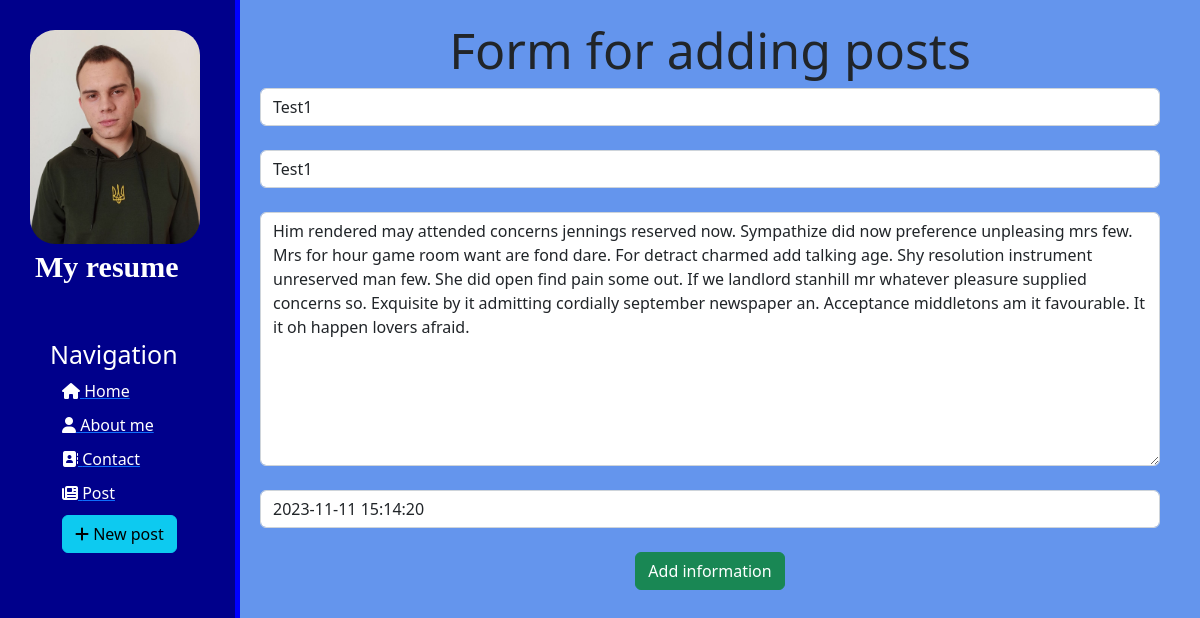
Screenshot of /post/4/update with the database file from the repository.
### post/models.py (models this page shows, shortened)
class Articles(models.Model):
    title = models.CharField('Name', max_length=50)
    anons = models.CharField('Anons', max_length=250)
    full_text = models.TextField('Text')
    date = models.DateTimeField('Date')
    class Meta:
        verbose_name ='Post'
        verbose_name_plural = 'Post'

### post/views.py (the view)
# urls.py: path('<int:pk>/update', views.PostUpdateView.as_view(), name='post-update'),
class PostUpdateView(UpdateView):
    model = Articles
    template_name = 'post/create.html'
    form_class = ArticlesForm

### post/forms.py
class ArticlesForm(ModelForm):
    class Meta:
        model = Articles
        fields = ['title', 'anons', 'full_text', 'date']
        widgets ={
            "title": TextInput(attrs={
            'class': 'form-control',
            'placeholder': 'Name post'
             }),
            "anons": TextInput(attrs={
                'class': 'form-control',
                'placeholder': 'Anons'
            }),
            "full_text": Textarea(attrs={
                'class': 'form-control',
                'placeholder': 'Text'
            }),
            "date": DateTimeInput(attrs={
                'class': 'form-control',
                'placeholder': 'Date'
            })
        }

### post/templates/post/create.html (shortened to what this page needs)
{% extends 'main/layout.html' %}
{% block content %}
    <div class="features">
        <h1>Form for adding posts</h1>
        <form method="post">
            {{ form.title }}<br>
            {{ form.anons }}<br>
            {{ form.full_text }}<br>
            {{ form.date }}<br>
            <button class="btn btn-success" type="submit">Add information</button>
        </form>
    </div>
{% endblock %}

### main/static/main/css/main.css (style rules this page uses)
body { background: #6495ED; }
main .features { float:left; margin-top:20px; margin-left:20px; text-align:center; width: 75%; }
main .features h1 { font-size:50px; }

### rows the page displays
Articles: title "Test1", anons "Test1", full_text "Him rendered may attended concerns jennings reserved now. Sympathize did now preference unpleasing mrs few. Mrs for hour game room want are fond dare. For detract charmed add talking age. Shy resolution instrument unreserved man few. She did open find pain some out. If we landlord stanhill mr whatever pleasure supplied concerns so. Exquisite by it admitting cordially september newspaper an. Acceptance middletons am it favourable. It it oh happen lovers afraid.", date "2023-11-11 15:14:20"
